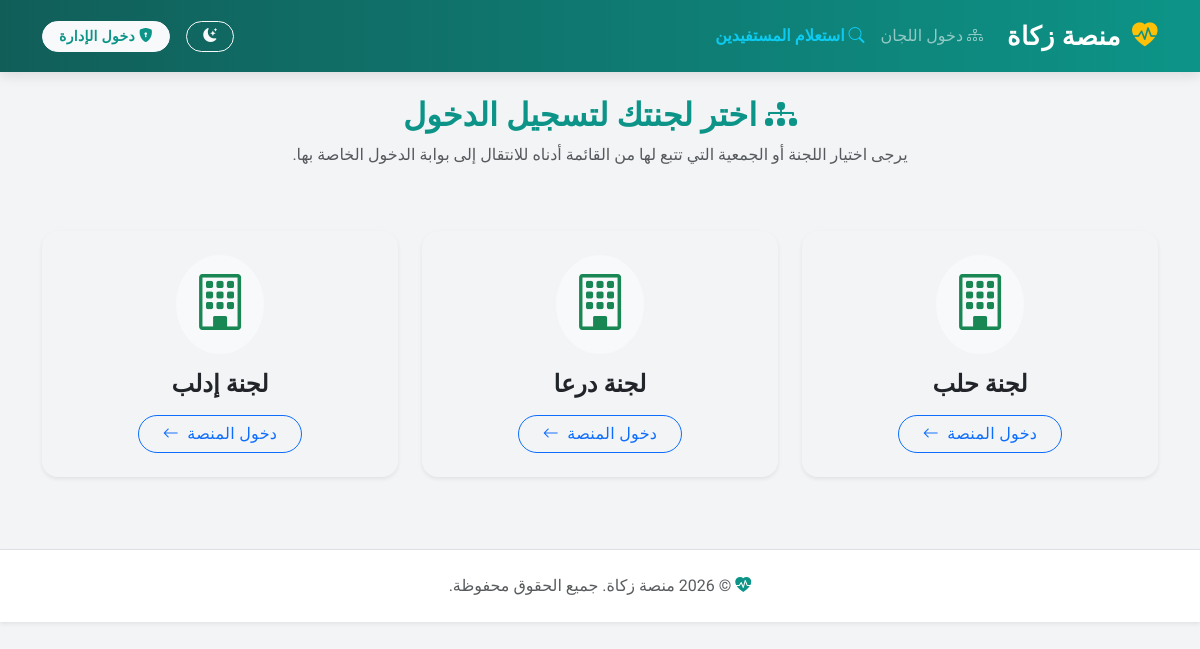
/select_committee.php, run on the app's committed database.
### tables this page shows
CREATE TABLE `committees_registry` (
  `id` int(11) NOT NULL,
  `committee_name` varchar(255) NOT NULL,
  `api_base_url` varchar(255) DEFAULT NULL,
  `api_auth_token` varchar(255) DEFAULT NULL,
  `status` varchar(50) DEFAULT 'Active'
);

### select_committee.php (the view, shortened to what this page needs)
<?php
require_once __DIR__ . '/db.php';
try {
    $committees = $pdo->query("SELECT id, committee_name as name FROM committees_registry ORDER BY id ASC")->fetchAll();
} catch (PDOException $e) {
    $committees = [];
}
require_once __DIR__ . '/header.php';
?>
<div class="row justify-content-center mt-4">
    <div class="col-md-8 text-center mb-5">
        <h2 class="text-primary fw-bold"><i class="bi bi-diagram-3-fill me-2"></i><?php echo t('select_committee_title'); ?></h2>
        <p class="text-muted mt-2"><?php echo t('select_committee_desc'); ?></p>
    </div>
</div>
<div class="row justify-content-center">
    <?php foreach ($committees as $com): ?>
    <div class="col-md-4 col-sm-6 mb-4">
        <a href="login.php?id=<?php echo $com['id']; ?>" class="text-decoration-none">
            <div class="card shadow-sm border-0 h-100 text-center hover-lift" style="border-radius: 15px;">
                <div class="card-body p-4">
                    <div class="display-4 text-success mb-3 bg-light rounded-circle d-inline-block p-3"><i class="bi bi-building"></i></div>
                    <h4 class="card-title text-dark fw-bold mb-3"><?php echo htmlspecialchars($com['name']); ?></h4>
                    <span class="btn btn-outline-primary rounded-pill px-4"><?php echo t('enter_platform'); ?> <i class="bi bi-arrow-left ms-1"></i></span>
                </div>
            </div>
        </a>
    </div>
    <?php endforeach; ?>
</div>
<?php require_once __DIR__ . '/footer.php'; ?>

### header.php (style rules this page uses)
:root { --bs-primary: #0d9488; --bs-primary-rgb: 13, 148, 136; --bs-info: #06b6d4; --bs-success: #10b981; --bs-warning: #f59e0b; --bs-body-bg: #f3f4f6; }
body { font-family: 'Tajawal', sans-serif; background-color: var(--bs-body-bg); color: #374151; }
.card { border: none !important; border-radius: 16px !important; box-shadow: 0 4px 6px -1px rgba(0, 0, 0, 0.05), 0 2px 4px -1px rgba(0, 0, 0, 0.03); transition: transform 0.2s ease, box-shadow 0.2s ease; }
.btn { border-radius: 10px; font-weight: 500; letter-spacing: 0.3px; transition: all 0.3s; }
.hover-lift { transition: transform 0.2s ease, box-shadow 0.2s ease; }
html:not(.view-transition-active) body, html:not(.view-transition-active) .card, html:not(.view-transition-active) .navbar, html:not(.view-transition-active) .bg-white, html:not(.view-transition-active) .bg-light, html:not(.view-transition-active) .modal-content { transition: background-color 0.3s ease, color 0.3s ease, border-color 0.3s ease; }

### data on the page
committees_registry: committee_name "لجنة حلب"
committees_registry: committee_name "لجنة درعا"
committees_registry: committee_name "لجنة إدلب"

### other printed values
t('zakat_platform') "منصة زكاة"
t('committee_login') "دخول اللجان"
t('guest_search') "استعلام المستفيدين"
t('admin_login') "دخول الإدارة"
t('select_committee_title') "اختر لجنتك لتسجيل الدخول"
t('select_committee_desc') "يرجى اختيار اللجنة أو الجمعية التي تتبع لها من القائمة أدناه للانتقال إلى بوابة الدخول الخاصة بها."
t('footer_copyright') "جميع الحقوق محفوظة."
